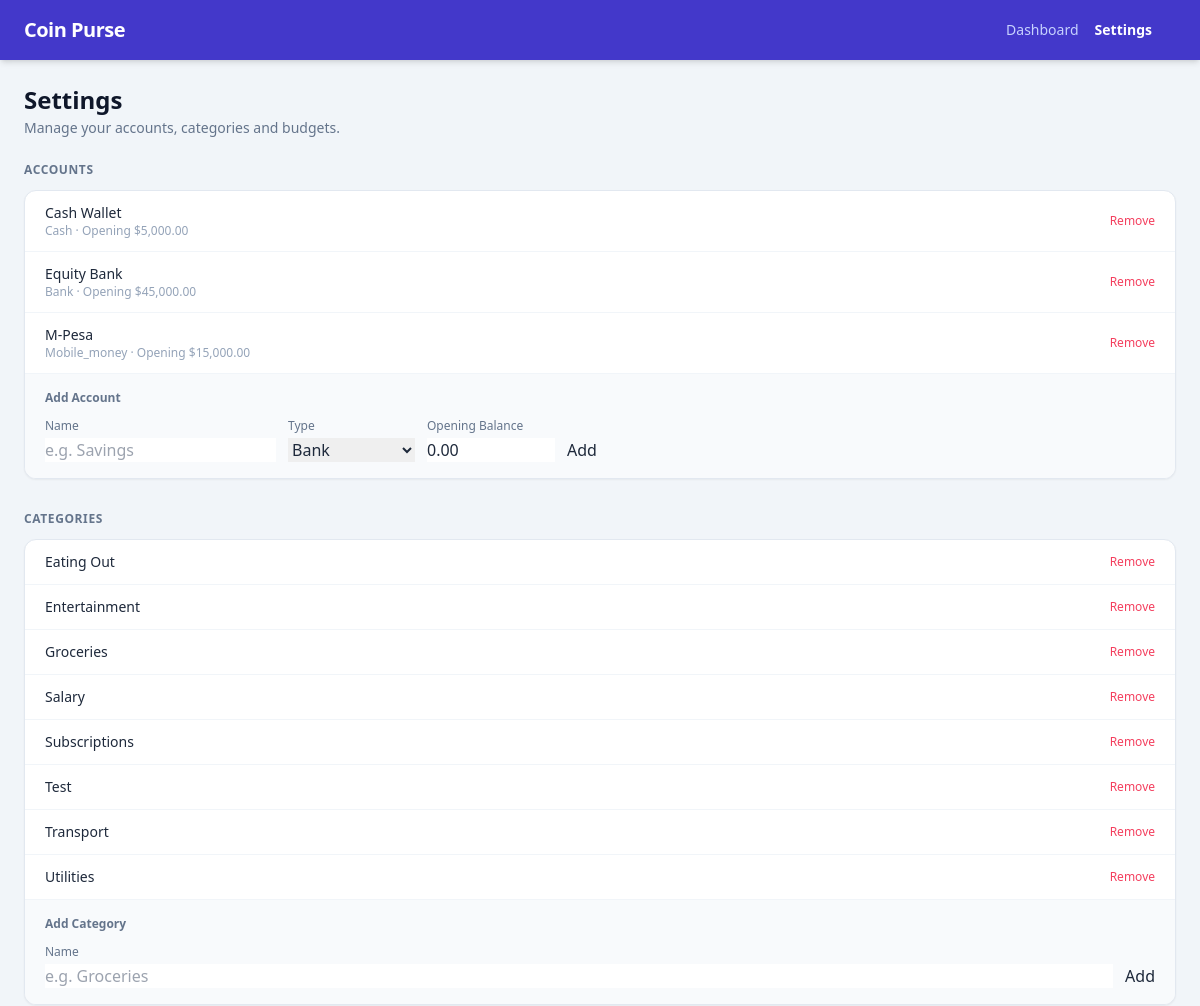
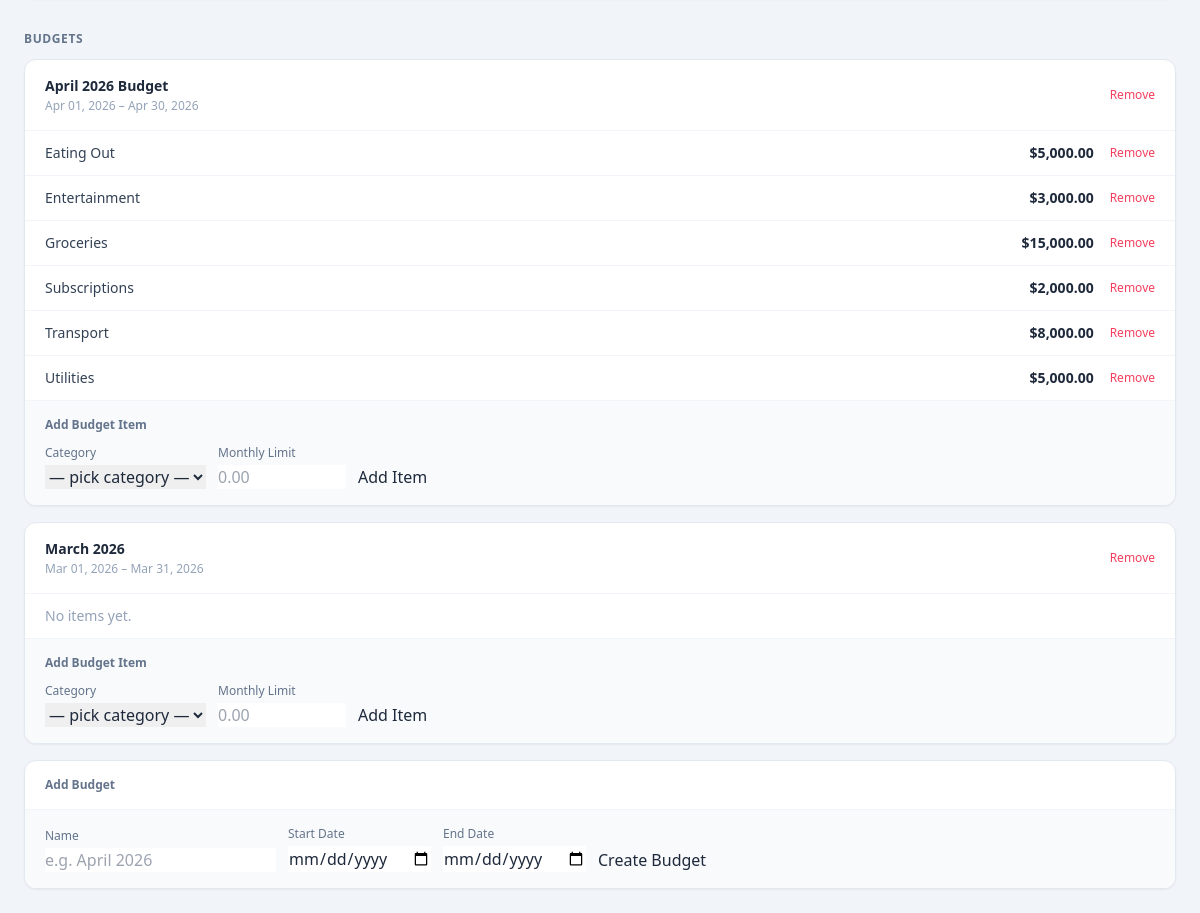
/ui/config/91cd56eb8af3408e83a68a66810c647a, run on the app's committed database (2 pictures, top to bottom).
### models/models.py (models this page shows)
class TimestampMixin:
    id: Mapped[uuid.UUID] = mapped_column(
        UUID(as_uuid=True),
        primary_key=True,
        default=uuid.uuid4,
        server_default=text("gen_random_uuid()"),
    )
    created_at: Mapped[datetime] = mapped_column(
        DateTime(timezone=True),
        nullable=False,
        default=lambda: datetime.now(UTC),
        server_default=func.now(),
    )
    updated_at: Mapped[datetime] = mapped_column(
        DateTime(timezone=True),
        nullable=False,
        default=lambda: datetime.now(UTC),
        server_default=func.now(),
        onupdate=lambda: datetime.now(UTC),
    )
    is_active: Mapped[bool] = mapped_column(Boolean, nullable=False, server_default=text("true"))

class Base(DeclarativeBase):
    pass

class Account(TimestampMixin, Base):
    __tablename__ = "accounts"
    __table_args__ = (
        UniqueConstraint("user_id", "name", name="uq_accounts_user_name"),
        Index("ix_accounts_user_id", "user_id"),
    )
    user_id: Mapped[uuid.UUID] = mapped_column(
        UUID(as_uuid=True),
        ForeignKey("users.id", ondelete="RESTRICT"),
        nullable=False,
    )
    name: Mapped[str] = mapped_column(String(200), nullable=False)
    account_type: Mapped[str] = mapped_column(String(50), nullable=False)  # e.g. cash/bank/card/mobile_money
    opening_balance: Mapped[Decimal] = mapped_column(Numeric(12, 2), nullable=False, server_default=text("0"))
    user: Mapped[User] = relationship(back_populates="accounts")
    transactions: Mapped[list[Transaction]] = relationship(
        back_populates="account",
        foreign_keys="Transaction.account_id",
    )
    incoming_transfers: Mapped[list[Transaction]] = relationship(
        back_populates="to_account",
        foreign_keys="Transaction.to_account_id",
    )

class Category(TimestampMixin, Base):
    __tablename__ = "categories"
    __table_args__ = (
        UniqueConstraint("user_id", "name", name="uq_categories_user_name"),
        Index("ix_categories_user_id", "user_id"),
    )
    user_id: Mapped[uuid.UUID] = mapped_column(
        UUID(as_uuid=True),
        ForeignKey("users.id", ondelete="RESTRICT"),
        nullable=False,
    )
    name: Mapped[str] = mapped_column(String(120), nullable=False)
    user: Mapped[User] = relationship(back_populates="categories")
    transactions: Mapped[list[Transaction]] = relationship(back_populates="category")
    budget_items: Mapped[list[BudgetItem]] = relationship(back_populates="category")

class Budget(TimestampMixin, Base):
    __tablename__ = "budgets"
    __table_args__ = (
        Index("ix_budgets_user_period", "user_id", "period_start", "period_end"),
        UniqueConstraint("user_id", "period_start", "period_end", name="uq_budgets_user_period"),
    )
    user_id: Mapped[uuid.UUID] = mapped_column(
        UUID(as_uuid=True),
        ForeignKey("users.id", ondelete="RESTRICT"),
        nullable=False,
    )
    name: Mapped[str] = mapped_column(String(200), nullable=False)
    period_start: Mapped[date] = mapped_column(Date, nullable=False)
    period_end: Mapped[date] = mapped_column(Date, nullable=False)
    user: Mapped[User] = relationship(back_populates="budgets")
    items: Mapped[list[BudgetItem]] = relationship(back_populates="budget", cascade="all, delete-orphan")

class BudgetItem(TimestampMixin, Base):
    __tablename__ = "budget_items"
    __table_args__ = (
        UniqueConstraint("budget_id", "category_id", name="uq_budget_items_budget_category"),
        CheckConstraint("limit_amount >= 0", name="ck_budget_items_limit_nonneg"),
        Index("ix_budget_items_budget_id", "budget_id"),
    )
    budget_id: Mapped[uuid.UUID] = mapped_column(
        UUID(as_uuid=True),
        ForeignKey("budgets.id", ondelete="CASCADE"),
        nullable=False,
    )
    category_id: Mapped[uuid.UUID] = mapped_column(
        UUID(as_uuid=True),
        ForeignKey("categories.id", ondelete="RESTRICT"),
        nullable=False,
    )
    limit_amount: Mapped[Decimal] = mapped_column(Numeric(12, 2), nullable=False)
    budget: Mapped[Budget] = relationship(back_populates="items")
    category: Mapped[Category] = relationship(back_populates="budget_items")

### routes/views.py (the view)
@router.get("/ui/config/{user_id}", response_class=HTMLResponse)
def ui_config(
    request: Request,
    user_id: UUID,
    db: Annotated[Session, Depends(get_db)],
):
    accounts = (
        active_query(db, Account).filter(Account.user_id == user_id).order_by(Account.name).all()
    )
    categories = (
        active_query(db, Category).filter(Category.user_id == user_id).order_by(Category.name).all()
    )
    budgets = (
        active_query(db, Budget)
        .filter(Budget.user_id == user_id)
        .order_by(Budget.period_start.desc())
        .all()
    )
    budget_data = []
    for b in budgets:
        items = (
            active_query(db, BudgetItem)
            .filter(BudgetItem.budget_id == b.id)
            .join(Category, BudgetItem.category_id == Category.id)
            .filter(Category.is_active.is_(True))
            .with_entities(
                BudgetItem.id.label("id"),
                BudgetItem.limit_amount.label("limit_amount"),
                BudgetItem.category_id.label("category_id"),
                Category.name.label("category_name"),
            )
            .order_by(Category.name)
            .all()
        )
        budget_data.append({"budget": b, "items": items})
    return templates.TemplateResponse(
        "config.html",
        {
            "request": request,
            "user_id": str(user_id),
            "accounts": accounts,
            "categories": categories,
            "budgets": budget_data,
        },
    )

### templates/config.html (shortened to what this page needs)
{% extends "base.html" %}
{% block nav_config %}font-semibold !text-white{% endblock %}
{% block content %}
<div class="mb-6">
  <h1 class="text-2xl font-bold text-slate-900">Settings</h1>
  <p class="text-slate-500 text-sm mt-0.5">Manage your accounts, categories and budgets.</p>
</div>
<div class="space-y-8">
<section>
  <h2 class="text-xs font-semibold text-slate-500 uppercase tracking-wider mb-3">Accounts</h2>
  <div class="bg-white rounded-xl shadow-sm border border-slate-200 overflow-hidden">
    {% if accounts %}
    <ul id="account-list" class="divide-y divide-slate-100">
      {% for acct in accounts %}
      <li id="acct-{{ acct.id }}" class="px-5 py-3 flex items-center justify-between gap-4">
        <div class="flex-1 min-w-0">
          <p class="text-sm font-medium text-slate-800">{{ acct.name }}</p>
          <p class="text-xs text-slate-400 capitalize">{{ acct.account_type }} · opening {{ acct.opening_balance | currency }}</p>
        </div>
        <button
          onclick="deleteAccount('{{ acct.id }}')"
          class="text-xs text-rose-500 hover:text-rose-700 font-medium shrink-0">
          Remove
        </button>
      </li>
      {% endfor %}
    </ul>
    {% else %}
    <p id="no-accounts-msg" class="px-5 py-4 text-sm text-slate-400">No accounts yet.</p>
    {% endif %}
    <div class="px-5 py-4 border-t border-slate-100 bg-slate-50">
      <p class="text-xs font-semibold text-slate-500 mb-3">Add Account</p>
      <form id="account-form" class="flex flex-wrap gap-3 items-end" onsubmit="createAccount(event)">
        <div class="flex flex-col gap-1">
          <label class="text-xs text-slate-500">Name</label>
          <input name="name" required class="input-field" placeholder="e.g. Savings" />
        </div>
        <div class="flex flex-col gap-1">
          <label class="text-xs text-slate-500">Type</label>
          <select name="account_type" class="input-field">
            <option value="bank">Bank</option>
          </select>
        </div>
        <div class="flex flex-col gap-1">
          <label class="text-xs text-slate-500">Opening Balance</label>
          <input name="opening_balance" type="number" step="0.01" min="0" value="0.00" class="input-field w-32" />
        </div>
        <button type="submit" class="btn-primary">Add</button>
      </form>
    </div>
  </div>
</section>
<section>
  <h2 class="text-xs font-semibold text-slate-500 uppercase tracking-wider mb-3">Categories</h2>
  <div class="bg-white rounded-xl shadow-sm border border-slate-200 overflow-hidden">
    {% if categories %}
    <ul id="category-list" class="divide-y divide-slate-100">
      {% for cat in categories %}
      <li id="cat-{{ cat.id }}" class="px-5 py-3 flex items-center justify-between gap-4">
        <p class="text-sm font-medium text-slate-800">{{ cat.name }}</p>
        <button
          onclick="deleteCategory('{{ cat.id }}')"
          class="text-xs text-rose-500 hover:text-rose-700 font-medium shrink-0">
          Remove
        </button>
      </li>
      {% endfor %}
    </ul>
    {% else %}
    <p id="no-categories-msg" class="px-5 py-4 text-sm text-slate-400">No categories yet.</p>
    {% endif %}
    <div class="px-5 py-4 border-t border-slate-100 bg-slate-50">
      <p class="text-xs font-semibold text-slate-500 mb-3">Add Category</p>
      <form id="category-form" class="flex gap-3 items-end" onsubmit="createCategory(event)">
        <div class="flex flex-col gap-1 flex-1">
          <label class="text-xs text-slate-500">Name</label>
          <input name="name" required class="input-field" placeholder="e.g. Groceries" />
        </div>
        <button type="submit" class="btn-primary">Add</button>
      </form>
    </div>
  </div>
</section>
<section>
  <h2 class="text-xs font-semibold text-slate-500 uppercase tracking-wider mb-3">Budgets</h2>
  <div class="space-y-4" id="budget-list">
    {% for bd in budgets %}
    {% set b = bd.budget %}
    <div id="budget-{{ b.id }}" class="bg-white rounded-xl shadow-sm border border-slate-200 overflow-hidden">
      <div class="px-5 py-4 flex items-center justify-between border-b border-slate-100">
        <div>
          <p class="text-sm font-semibold text-slate-800">{{ b.name }}</p>
          <p class="text-xs text-slate-400 mt-0.5">
            {{ b.period_start.strftime("%b %d, %Y") }} – {{ b.period_end.strftime("%b %d, %Y") }}
          </p>
        </div>
        <button
          onclick="deleteBudget('{{ b.id }}')"
          class="text-xs text-rose-500 hover:text-rose-700 font-medium shrink-0">
          Remove
        </button>
      </div>
      <ul id="items-{{ b.id }}" class="divide-y divide-slate-100">
        {% for item in bd['items'] %}
        <li id="bitem-{{ item.id }}" class="px-5 py-3 flex items-center justify-between gap-4">
          <p class="text-sm text-slate-700">{{ item.category_name }}</p>
          <div class="flex items-center gap-4">
            <span class="text-sm font-semibold text-slate-800">{{ item.limit_amount | currency }}</span>
            <button
              onclick="deleteBudgetItem('{{ b.id }}', '{{ item.id }}')"
              class="text-xs text-rose-500 hover:text-rose-700 font-medium">
              Remove
            </button>
          </div>
        </li>
        {% endfor %}
        {% if not bd['items'] %}
        <li class="px-5 py-3 text-sm text-slate-400">No items yet.</li>
        {% endif %}
      </ul>
      <div class="px-5 py-4 border-t border-slate-100 bg-slate-50">
        <p class="text-xs font-semibold text-slate-500 mb-3">Add Budget Item</p>
        <form class="flex flex-wrap gap-3 items-end"
              onsubmit="createBudgetItem(event, '{{ b.id }}')">
          <div class="flex flex-col gap-1">
            <label class="text-xs text-slate-500">Category</label>
            <select name="category_id" class="input-field" required>
              <option value="">— pick category —</option>
            </select>
          </div>
          <div class="flex flex-col gap-1">
            <label class="text-xs text-slate-500">Monthly Limit</label>
            <input name="limit_amount" type="number" step="0.01" min="0" class="input-field w-32" placeholder="0.00" required />
          </div>
          <button type="submit" class="btn-primary">Add Item</button>
        </form>
      </div>
    </div>
    {% endfor %}
  </div>
  <div class="mt-4 bg-white rounded-xl shadow-sm border border-slate-200 overflow-hidden">
    <div class="px-5 py-4 border-b border-slate-100">
      <h3 class="text-xs font-semibold text-slate-500">Add Budget</h3>
    </div>
    <div class="px-5 py-4 bg-slate-50">
      <form id="budget-form" class="flex flex-wrap gap-3 items-end" onsubmit="createBudget(event)">
        <div class="flex flex-col gap-1">
          <label class="text-xs text-slate-500">Name</label>
          <input name="name" required class="input-field" placeholder="e.g. April 2026" />
        </div>
        <div class="flex flex-col gap-1">
          <label class="text-xs text-slate-500">Start Date</label>
          <input name="period_start" type="date" required class="input-field" />
        </div>
        <div class="flex flex-col gap-1">
          <label class="text-xs text-slate-500">End Date</label>
          <input name="period_end" type="date" required class="input-field" />
        </div>
        <button type="submit" class="btn-primary">Create Budget</button>
      </form>
    </div>
  </div>
</section>
</div>
{% endblock %}

### templates/base.html (shortened to what this page needs)
<!DOCTYPE html>
<html lang="en" class="h-full">
<head>
  <script src="https://cdn.tailwindcss.com"></script>
</head>
<body class="bg-slate-100 min-h-full text-slate-800 antialiased">
  <header class="bg-indigo-700 text-white shadow-md">
    <div class="max-w-7xl mx-auto px-4 sm:px-6 py-4 flex items-center justify-between">
      <span class="font-bold text-xl tracking-tight select-none">Coin Purse</span>
      <div class="flex items-center gap-6">
        {% if user_id is defined %}
        <nav class="flex gap-4 text-sm">
          <a href="/ui/dashboard/{{ user_id }}"
             class="text-indigo-200 hover:text-white transition-colors {% block nav_dashboard %}{% endblock %}">
            Dashboard
          </a>
          <a href="/ui/config/{{ user_id }}"
             class="text-indigo-200 hover:text-white transition-colors {% block nav_config %}{% endblock %}">
            Settings
          </a>
        </nav>
        {% endif %}
      </div>
    </div>
  </header>
  <main class="max-w-7xl mx-auto px-4 sm:px-6 py-6">
    {% block content %}{% endblock %}
  </main>
</body>
</html>

### templates/config.html (style rules this page uses)
.input-field { @apply border border-slate-300 rounded-lg px-3 py-1.5 text-sm focus:outline-none focus:ring-2 focus:ring-indigo-400 bg-white; }
.btn-primary { @apply bg-indigo-600 hover:bg-indigo-700 text-white text-sm font-medium px-4 py-1.5 rounded-lg transition-colors; }

### data on the page
Account: name "Cash Wallet", account_type "Cash", opening_balance "$5,000.00"
Account: name "Equity Bank", account_type "Bank", opening_balance "$45,000.00"
Account: name "M-Pesa", account_type "Mobile_money", opening_balance "$15,000.00"
Category: name "Eating Out"
Category: name "Entertainment"
Category: name "Groceries"
Category: name "Salary"
Category: name "Subscriptions"
Category: name "Test"
Category: name "Transport"
Category: name "Utilities"
Budget: name "April 2026 Budget", period_start "Apr 01, 2026", period_end "Apr 30, 2026"
BudgetItem: category_name "Eating Out", limit_amount "$5,000.00"
BudgetItem: category_name "Entertainment", limit_amount "$3,000.00"
BudgetItem: category_name "Groceries", limit_amount "$15,000.00"
BudgetItem: category_name "Subscriptions", limit_amount "$2,000.00"
BudgetItem: category_name "Transport", limit_amount "$8,000.00"
BudgetItem: category_name "Utilities", limit_amount "$5,000.00"
Budget: name "March 2026", period_start "Mar 01, 2026", period_end "Mar 31, 2026"
